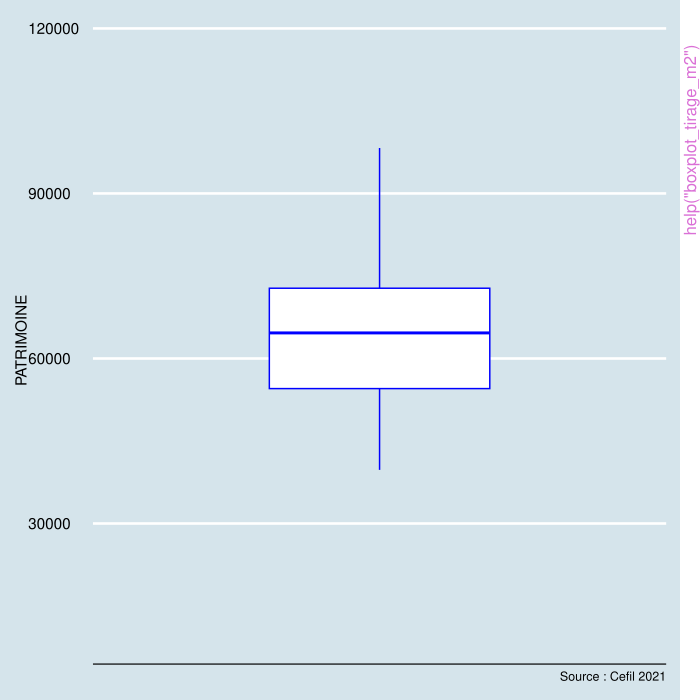

Reproduce this figure in R.
pkgname <- "asta"
source(file.path(R.home("share"), "R", "examples-header.R"))
options(warn = 1)
base::assign(".ExTimings", "asta-Ex.timings", pos = 'CheckExEnv')
base::cat("name\tuser\tsystem\telapsed\n", file=base::get(".ExTimings", pos = 'CheckExEnv'))
base::assign(".format_ptime",
function(x) {
  if(!is.na(x[4L])) x[1L] <- x[1L] + x[4L]
  if(!is.na(x[5L])) x[2L] <- x[2L] + x[5L]
  options(OutDec = '.')
  format(x[1L:3L], digits = 7L)
},
pos = 'CheckExEnv')

### * </HEADER>
library('asta')

base::assign(".oldSearch", base::search(), pos = 'CheckExEnv')
base::assign(".old_wd", base::getwd(), pos = 'CheckExEnv')
cleanEx()
nameEx("boxplot_tirage_m2")
### * boxplot_tirage_m2

flush(stderr()); flush(stdout())

base::assign(".ptime", proc.time(), pos = "CheckExEnv")
### Name: boxplot_tirage_m2
### Title: boxplot_tirage_m2
### Aliases: boxplot_tirage_m2

### ** Examples

boxplot_tirage_m2(grandile, "PATRIMOINE")



base::assign(".dptime", (proc.time() - get(".ptime", pos = "CheckExEnv")), pos = "CheckExEnv")
base::cat("boxplot_tirage_m2", base::get(".format_ptime", pos = 'CheckExEnv')(get(".dptime", pos = "CheckExEnv")), "\n", file=base::get(".ExTimings", pos = 'CheckExEnv'), append=TRUE, sep="\t")
cleanEx()
nameEx("cvs_decompo_graph")
### * cvs_decompo_graph

flush(stderr()); flush(stdout())

base::assign(".ptime", proc.time(), pos = "CheckExEnv")
### Name: cvs_decompo_graph
### Title: cvs_decompo_graph
### Aliases: cvs_decompo_graph

### ** Examples

cvs_decompo_graph(airpass,type="multiplicative")



base::assign(".dptime", (proc.time() - get(".ptime", pos = "CheckExEnv")), pos = "CheckExEnv")
base::cat("cvs_decompo_graph", base::get(".format_ptime", pos = 'CheckExEnv')(get(".dptime", pos = "CheckExEnv")), "\n", file=base::get(".ExTimings", pos = 'CheckExEnv'), append=TRUE, sep="\t")
cleanEx()
nameEx("cvs_mm_desais")
### * cvs_mm_desais

flush(stderr()); flush(stdout())

base::assign(".ptime", proc.time(), pos = "CheckExEnv")
### Name: cvs_mm_desais
### Title: cvs_mm_desais
### Aliases: cvs_mm_desais

### ** Examples

cvs_mm_desais(hotel)



base::assign(".dptime", (proc.time() - get(".ptime", pos = "CheckExEnv")), pos = "CheckExEnv")
base::cat("cvs_mm_desais", base::get(".format_ptime", pos = 'CheckExEnv')(get(".dptime", pos = "CheckExEnv")), "\n", file=base::get(".ExTimings", pos = 'CheckExEnv'), append=TRUE, sep="\t")
cleanEx()
nameEx("cvs_reg_desais")
### * cvs_reg_desais

flush(stderr()); flush(stdout())

base::assign(".ptime", proc.time(), pos = "CheckExEnv")
### Name: cvs_reg_desais
### Title: cvs_reg_desais
### Aliases: cvs_reg_desais

### ** Examples

x <- airpass
y <- log(airpass)  
ycvs <- cvs_reg_desais(y)
exp(ycvs)



base::assign(".dptime", (proc.time() - get(".ptime", pos = "CheckExEnv")), pos = "CheckExEnv")
base::cat("cvs_reg_desais", base::get(".format_ptime", pos = 'CheckExEnv')(get(".dptime", pos = "CheckExEnv")), "\n", file=base::get(".ExTimings", pos = 'CheckExEnv'), append=TRUE, sep="\t")
cleanEx()
nameEx("cvs_reg_model")
### * cvs_reg_model

flush(stderr()); flush(stdout())

base::assign(".ptime", proc.time(), pos = "CheckExEnv")
### Name: cvs_reg_model
### Title: cvs_reg_model
### Aliases: cvs_reg_model

### ** Examples

reg_airpass <- cvs_reg_model(log(airpass))
summary(reg_airpass)



base::assign(".dptime", (proc.time() - get(".ptime", pos = "CheckExEnv")), pos = "CheckExEnv")
base::cat("cvs_reg_model", base::get(".format_ptime", pos = 'CheckExEnv')(get(".dptime", pos = "CheckExEnv")), "\n", file=base::get(".ExTimings", pos = 'CheckExEnv'), append=TRUE, sep="\t")
cleanEx()
nameEx("data_apur_m2")
### * data_apur_m2

flush(stderr()); flush(stdout())

base::assign(".ptime", proc.time(), pos = "CheckExEnv")
### Name: data_apur_m2
### Title: data_apur_m2
### Aliases: data_apur_m2

### ** Examples

data_apur_m2(grandile_apur, var_apur = "SUPERF_LOG")



base::assign(".dptime", (proc.time() - get(".ptime", pos = "CheckExEnv")), pos = "CheckExEnv")
base::cat("data_apur_m2", base::get(".format_ptime", pos = 'CheckExEnv')(get(".dptime", pos = "CheckExEnv")), "\n", file=base::get(".ExTimings", pos = 'CheckExEnv'), append=TRUE, sep="\t")
cleanEx()
nameEx("dygraph_reg_cvs")
### * dygraph_reg_cvs

flush(stderr()); flush(stdout())

base::assign(".ptime", proc.time(), pos = "CheckExEnv")
### Name: dygraph_reg_cvs
### Title: dygraph_reg_cvs
### Aliases: dygraph_reg_cvs

### ** Examples

x <- airpass
y <- log(airpass)  
ycvs <- cvs_reg_desais(y)
xcvs <- exp(ycvs)
dygraph_reg_cvs(x,xcvs)



base::assign(".dptime", (proc.time() - get(".ptime", pos = "CheckExEnv")), pos = "CheckExEnv")
base::cat("dygraph_reg_cvs", base::get(".format_ptime", pos = 'CheckExEnv')(get(".dptime", pos = "CheckExEnv")), "\n", file=base::get(".ExTimings", pos = 'CheckExEnv'), append=TRUE, sep="\t")
cleanEx()
nameEx("dygraph_ts")
### * dygraph_ts

flush(stderr()); flush(stdout())

base::assign(".ptime", proc.time(), pos = "CheckExEnv")
### Name: dygraph_ts
### Title: dygraph_ts
### Aliases: dygraph_ts

### ** Examples

dygraph_ts(airpass)



base::assign(".dptime", (proc.time() - get(".ptime", pos = "CheckExEnv")), pos = "CheckExEnv")
base::cat("dygraph_ts", base::get(".format_ptime", pos = 'CheckExEnv')(get(".dptime", pos = "CheckExEnv")), "\n", file=base::get(".ExTimings", pos = 'CheckExEnv'), append=TRUE, sep="\t")
cleanEx()
nameEx("format_box")
### * format_box

flush(stderr()); flush(stdout())

base::assign(".ptime", proc.time(), pos = "CheckExEnv")
### Name: format_box
### Title: format_box
### Aliases: format_box

### ** Examples

moy <- mean(grandile$AGE)
format_box(moy)




base::assign(".dptime", (proc.time() - get(".ptime", pos = "CheckExEnv")), pos = "CheckExEnv")
base::cat("format_box", base::get(".format_ptime", pos = 'CheckExEnv')(get(".dptime", pos = "CheckExEnv")), "\n", file=base::get(".ExTimings", pos = 'CheckExEnv'), append=TRUE, sep="\t")
cleanEx()
nameEx("graph_month")
### * graph_month

flush(stderr()); flush(stdout())

base::assign(".ptime", proc.time(), pos = "CheckExEnv")
### Name: graph_month
### Title: graph_month
### Aliases: graph_month

### ** Examples

graph_month(airpass)



base::assign(".dptime", (proc.time() - get(".ptime", pos = "CheckExEnv")), pos = "CheckExEnv")
base::cat("graph_month", base::get(".format_ptime", pos = 'CheckExEnv')(get(".dptime", pos = "CheckExEnv")), "\n", file=base::get(".ExTimings", pos = 'CheckExEnv'), append=TRUE, sep="\t")
cleanEx()
nameEx("graphggplotly_diagbarre")
### * graphggplotly_diagbarre

flush(stderr()); flush(stdout())

base::assign(".ptime", proc.time(), pos = "CheckExEnv")
### Name: graphggplotly_diagbarre
### Title: graphggplotly_diagbarre
### Aliases: graphggplotly_diagbarre

### ** Examples

graphggplotly_diagbarre(grandile,var = "PCS")



base::assign(".dptime", (proc.time() - get(".ptime", pos = "CheckExEnv")), pos = "CheckExEnv")
base::cat("graphggplotly_diagbarre", base::get(".format_ptime", pos = 'CheckExEnv')(get(".dptime", pos = "CheckExEnv")), "\n", file=base::get(".ExTimings", pos = 'CheckExEnv'), append=TRUE, sep="\t")
cleanEx()
nameEx("graphggplotly_histo")
### * graphggplotly_histo

flush(stderr()); flush(stdout())

base::assign(".ptime", proc.time(), pos = "CheckExEnv")
### Name: graphggplotly_histo
### Title: graphggplotly_histo
### Aliases: graphggplotly_histo

### ** Examples

graphggplotly_histo(grandile,"REV_DISPONIBLE",10)



base::assign(".dptime", (proc.time() - get(".ptime", pos = "CheckExEnv")), pos = "CheckExEnv")
base::cat("graphggplotly_histo", base::get(".format_ptime", pos = 'CheckExEnv')(get(".dptime", pos = "CheckExEnv")), "\n", file=base::get(".ExTimings", pos = 'CheckExEnv'), append=TRUE, sep="\t")
cleanEx()
nameEx("graphggplotly_nuage")
### * graphggplotly_nuage

flush(stderr()); flush(stdout())

base::assign(".ptime", proc.time(), pos = "CheckExEnv")
### Name: graphggplotly_nuage
### Title: graphggplotly_nuage
### Aliases: graphggplotly_nuage

### ** Examples

graphggplotly_nuage(grandile,"REV_DISPONIBLE","PATRIMOINE")



base::assign(".dptime", (proc.time() - get(".ptime", pos = "CheckExEnv")), pos = "CheckExEnv")
base::cat("graphggplotly_nuage", base::get(".format_ptime", pos = 'CheckExEnv')(get(".dptime", pos = "CheckExEnv")), "\n", file=base::get(".ExTimings", pos = 'CheckExEnv'), append=TRUE, sep="\t")
cleanEx()
nameEx("graphggplotly_qualiquanti")
### * graphggplotly_qualiquanti

flush(stderr()); flush(stdout())

base::assign(".ptime", proc.time(), pos = "CheckExEnv")
### Name: graphggplotly_qualiquanti
### Title: graphggplotly_qualiquanti
### Aliases: graphggplotly_qualiquanti

### ** Examples

graphggplotly_qualiquanti(grandile,"PCS","REV_DISPONIBLE")



base::assign(".dptime", (proc.time() - get(".ptime", pos = "CheckExEnv")), pos = "CheckExEnv")
base::cat("graphggplotly_qualiquanti", base::get(".format_ptime", pos = 'CheckExEnv')(get(".dptime", pos = "CheckExEnv")), "\n", file=base::get(".ExTimings", pos = 'CheckExEnv'), append=TRUE, sep="\t")
cleanEx()
nameEx("histoplotly_simul")
### * histoplotly_simul

flush(stderr()); flush(stdout())

base::assign(".ptime", proc.time(), pos = "CheckExEnv")
### Name: histoplotly_simul
### Title: histoplotly_simul
### Aliases: histoplotly_simul

### ** Examples

a <- simul_moyenne(grandile,"AGE",1000,1000)
histoplotly_simul(a,"AGE")



base::assign(".dptime", (proc.time() - get(".ptime", pos = "CheckExEnv")), pos = "CheckExEnv")
base::cat("histoplotly_simul", base::get(".format_ptime", pos = 'CheckExEnv')(get(".dptime", pos = "CheckExEnv")), "\n", file=base::get(".ExTimings", pos = 'CheckExEnv'), append=TRUE, sep="\t")
cleanEx()
nameEx("model_lineaireM_tab")
### * model_lineaireM_tab

flush(stderr()); flush(stdout())

base::assign(".ptime", proc.time(), pos = "CheckExEnv")
### Name: model_lineaireM_tab
### Title: model_lineaireM_tab
### Aliases: model_lineaireM_tab

### ** Examples

model_lineaireM_tab(iris, "Petal.Length", c("Sepal.Length", "Petal.Width", "Sepal.Width"))



base::assign(".dptime", (proc.time() - get(".ptime", pos = "CheckExEnv")), pos = "CheckExEnv")
base::cat("model_lineaireM_tab", base::get(".format_ptime", pos = 'CheckExEnv')(get(".dptime", pos = "CheckExEnv")), "\n", file=base::get(".ExTimings", pos = 'CheckExEnv'), append=TRUE, sep="\t")
cleanEx()
nameEx("model_lineaireS_plot")
### * model_lineaireS_plot

flush(stderr()); flush(stdout())

base::assign(".ptime", proc.time(), pos = "CheckExEnv")
### Name: model_lineaireS_plot
### Title: model_lineaireS_plot
### Aliases: model_lineaireS_plot

### ** Examples

model_lineaireS_plot(grandile, "REV_DISPONIBLE", "PATRIMOINE", TRUE)




base::assign(".dptime", (proc.time() - get(".ptime", pos = "CheckExEnv")), pos = "CheckExEnv")
base::cat("model_lineaireS_plot", base::get(".format_ptime", pos = 'CheckExEnv')(get(".dptime", pos = "CheckExEnv")), "\n", file=base::get(".ExTimings", pos = 'CheckExEnv'), append=TRUE, sep="\t")
cleanEx()
nameEx("model_lineaireS_tab")
### * model_lineaireS_tab

flush(stderr()); flush(stdout())

base::assign(".ptime", proc.time(), pos = "CheckExEnv")
### Name: model_lineaireS_tab
### Title: model_lineaireS_tab
### Aliases: model_lineaireS_tab

### ** Examples

model_lineaireS_tab(grandile, "REV_DISPONIBLE", "PATRIMOINE", TRUE)



base::assign(".dptime", (proc.time() - get(".ptime", pos = "CheckExEnv")), pos = "CheckExEnv")
base::cat("model_lineaireS_tab", base::get(".format_ptime", pos = 'CheckExEnv')(get(".dptime", pos = "CheckExEnv")), "\n", file=base::get(".ExTimings", pos = 'CheckExEnv'), append=TRUE, sep="\t")
cleanEx()
nameEx("model_logistiqueSS_tab")
### * model_logistiqueSS_tab

flush(stderr()); flush(stdout())

base::assign(".ptime", proc.time(), pos = "CheckExEnv")
### Name: model_logistiqueSS_tab
### Title: model_logistiqueSS_tab
### Aliases: model_logistiqueSS_tab

### ** Examples

model_logistiqueSS_tab(input_data = titanic, 
var_expliquee = "Survived", 
var_explicatives = c("Sex","Age"), constante = TRUE)



base::assign(".dptime", (proc.time() - get(".ptime", pos = "CheckExEnv")), pos = "CheckExEnv")
base::cat("model_logistiqueSS_tab", base::get(".format_ptime", pos = 'CheckExEnv')(get(".dptime", pos = "CheckExEnv")), "\n", file=base::get(".ExTimings", pos = 'CheckExEnv'), append=TRUE, sep="\t")
cleanEx()
nameEx("model_logistique_tab")
### * model_logistique_tab

flush(stderr()); flush(stdout())

base::assign(".ptime", proc.time(), pos = "CheckExEnv")
### Name: model_logistique_tab
### Title: model_logistique_tab
### Aliases: model_logistique_tab

### ** Examples

model_logistiqueSS_tab(input_data = titanic, 
var_expliquee = "Survived", 
var_explicatives = c("Sex","Age"))



base::assign(".dptime", (proc.time() - get(".ptime", pos = "CheckExEnv")), pos = "CheckExEnv")
base::cat("model_logistique_tab", base::get(".format_ptime", pos = 'CheckExEnv')(get(".dptime", pos = "CheckExEnv")), "\n", file=base::get(".ExTimings", pos = 'CheckExEnv'), append=TRUE, sep="\t")
cleanEx()
nameEx("plot_apur_m2")
### * plot_apur_m2

flush(stderr()); flush(stdout())

base::assign(".ptime", proc.time(), pos = "CheckExEnv")
### Name: plot_apur_m2
### Title: plot_apur_m2
### Aliases: plot_apur_m2

### ** Examples

plot_apur_m2(grandile_apur,var_apur =  "SUPERF_LOG")



base::assign(".dptime", (proc.time() - get(".ptime", pos = "CheckExEnv")), pos = "CheckExEnv")
base::cat("plot_apur_m2", base::get(".format_ptime", pos = 'CheckExEnv')(get(".dptime", pos = "CheckExEnv")), "\n", file=base::get(".ExTimings", pos = 'CheckExEnv'), append=TRUE, sep="\t")
cleanEx()
nameEx("pond_m2")
### * pond_m2

flush(stderr()); flush(stdout())

base::assign(".ptime", proc.time(), pos = "CheckExEnv")
### Name: pond_m2
### Title: table_ponderee
### Aliases: pond_m2

### ** Examples

pond_m2(grandile_redress, "ACT")




base::assign(".dptime", (proc.time() - get(".ptime", pos = "CheckExEnv")), pos = "CheckExEnv")
base::cat("pond_m2", base::get(".format_ptime", pos = 'CheckExEnv')(get(".dptime", pos = "CheckExEnv")), "\n", file=base::get(".ExTimings", pos = 'CheckExEnv'), append=TRUE, sep="\t")
cleanEx()
nameEx("rambarplot_quali")
### * rambarplot_quali

flush(stderr()); flush(stdout())

base::assign(".ptime", proc.time(), pos = "CheckExEnv")
### Name: rambarplot_quali
### Title: rambarplot_quali
### Aliases: rambarplot_quali

### ** Examples

rambarplot_quali(grandile,"LIB_PCS")



base::assign(".dptime", (proc.time() - get(".ptime", pos = "CheckExEnv")), pos = "CheckExEnv")
base::cat("rambarplot_quali", base::get(".format_ptime", pos = 'CheckExEnv')(get(".dptime", pos = "CheckExEnv")), "\n", file=base::get(".ExTimings", pos = 'CheckExEnv'), append=TRUE, sep="\t")
cleanEx()
nameEx("simul_moyenne")
### * simul_moyenne

flush(stderr()); flush(stdout())

base::assign(".ptime", proc.time(), pos = "CheckExEnv")
### Name: simul_moyenne
### Title: simul_moyenne
### Aliases: simul_moyenne

### ** Examples

 simul_moyenne(grandile,"AGE",1000,1000) 



base::assign(".dptime", (proc.time() - get(".ptime", pos = "CheckExEnv")), pos = "CheckExEnv")
base::cat("simul_moyenne", base::get(".format_ptime", pos = 'CheckExEnv')(get(".dptime", pos = "CheckExEnv")), "\n", file=base::get(".ExTimings", pos = 'CheckExEnv'), append=TRUE, sep="\t")
cleanEx()
nameEx("tab_moyenne")
### * tab_moyenne

flush(stderr()); flush(stdout())

base::assign(".ptime", proc.time(), pos = "CheckExEnv")
### Name: tab_moyenne
### Title: tab_moyenne
### Aliases: tab_moyenne

### ** Examples

tab_moyenne(grandile,"PCS","AGE")



base::assign(".dptime", (proc.time() - get(".ptime", pos = "CheckExEnv")), pos = "CheckExEnv")
base::cat("tab_moyenne", base::get(".format_ptime", pos = 'CheckExEnv')(get(".dptime", pos = "CheckExEnv")), "\n", file=base::get(".ExTimings", pos = 'CheckExEnv'), append=TRUE, sep="\t")
cleanEx()
nameEx("tableau_croise")
### * tableau_croise

flush(stderr()); flush(stdout())

base::assign(".ptime", proc.time(), pos = "CheckExEnv")
### Name: tableau_croise
### Title: tableau_croise
### Aliases: tableau_croise

### ** Examples

tableau_croise(grandile,"DIPL","PCS",ligne=TRUE)



base::assign(".dptime", (proc.time() - get(".ptime", pos = "CheckExEnv")), pos = "CheckExEnv")
base::cat("tableau_croise", base::get(".format_ptime", pos = 'CheckExEnv')(get(".dptime", pos = "CheckExEnv")), "\n", file=base::get(".ExTimings", pos = 'CheckExEnv'), append=TRUE, sep="\t")
cleanEx()
nameEx("tirage_degres_m2")
### * tirage_degres_m2

flush(stderr()); flush(stdout())

base::assign(".ptime", proc.time(), pos = "CheckExEnv")
### Name: tirage_degres_m2
### Title: tirage_degres_m2
### Aliases: tirage_degres_m2

### ** Examples

tirage_degres_m2(grandile, 2,500, "DIPL")



base::assign(".dptime", (proc.time() - get(".ptime", pos = "CheckExEnv")), pos = "CheckExEnv")
base::cat("tirage_degres_m2", base::get(".format_ptime", pos = 'CheckExEnv')(get(".dptime", pos = "CheckExEnv")), "\n", file=base::get(".ExTimings", pos = 'CheckExEnv'), append=TRUE, sep="\t")
cleanEx()
nameEx("tirage_grappe_m2")
### * tirage_grappe_m2

flush(stderr()); flush(stdout())

base::assign(".ptime", proc.time(), pos = "CheckExEnv")
### Name: tirage_grappe_m2
### Title: Tirage_grappe_m2
### Aliases: tirage_grappe_m2

### ** Examples

tirage_grappe_m2(grandile, 4, "DIPL")



base::assign(".dptime", (proc.time() - get(".ptime", pos = "CheckExEnv")), pos = "CheckExEnv")
base::cat("tirage_grappe_m2", base::get(".format_ptime", pos = 'CheckExEnv')(get(".dptime", pos = "CheckExEnv")), "\n", file=base::get(".ExTimings", pos = 'CheckExEnv'), append=TRUE, sep="\t")
cleanEx()
nameEx("tirage_sas_m2")
### * tirage_sas_m2

flush(stderr()); flush(stdout())

base::assign(".ptime", proc.time(), pos = "CheckExEnv")
### Name: tirage_sas_m2
### Title: tirage_sas_m2
### Aliases: tirage_sas_m2

### ** Examples

tirage_sas_m2(grandile, 12)



base::assign(".dptime", (proc.time() - get(".ptime", pos = "CheckExEnv")), pos = "CheckExEnv")
base::cat("tirage_sas_m2", base::get(".format_ptime", pos = 'CheckExEnv')(get(".dptime", pos = "CheckExEnv")), "\n", file=base::get(".ExTimings", pos = 'CheckExEnv'), append=TRUE, sep="\t")
cleanEx()
nameEx("tirage_strat_m2")
### * tirage_strat_m2

flush(stderr()); flush(stdout())

base::assign(".ptime", proc.time(), pos = "CheckExEnv")
### Name: tirage_strat_m2
### Title: tirage_strat_m2
### Aliases: tirage_strat_m2

### ** Examples

tirage_strat_m2(grandile, 400, "DIPL")



base::assign(".dptime", (proc.time() - get(".ptime", pos = "CheckExEnv")), pos = "CheckExEnv")
base::cat("tirage_strat_m2", base::get(".format_ptime", pos = 'CheckExEnv')(get(".dptime", pos = "CheckExEnv")), "\n", file=base::get(".ExTimings", pos = 'CheckExEnv'), append=TRUE, sep="\t")
cleanEx()
nameEx("tri_plat")
### * tri_plat

flush(stderr()); flush(stdout())

base::assign(".ptime", proc.time(), pos = "CheckExEnv")
### Name: tri_plat
### Title: tri_plat
### Aliases: tri_plat

### ** Examples

tri_plat(grandile,"LIB_PCS")




base::assign(".dptime", (proc.time() - get(".ptime", pos = "CheckExEnv")), pos = "CheckExEnv")
base::cat("tri_plat", base::get(".format_ptime", pos = 'CheckExEnv')(get(".dptime", pos = "CheckExEnv")), "\n", file=base::get(".ExTimings", pos = 'CheckExEnv'), append=TRUE, sep="\t")
### * <FOOTER>
###
cleanEx()
options(digits = 7L)
base::cat("Time elapsed: ", proc.time() - base::get("ptime", pos = 'CheckExEnv'),"\n")
grDevices::dev.off()
###
### Local variables: ***
### mode: outline-minor ***
### outline-regexp: "\\(> \\)?### [*]+" ***
### End: ***
quit('no')
